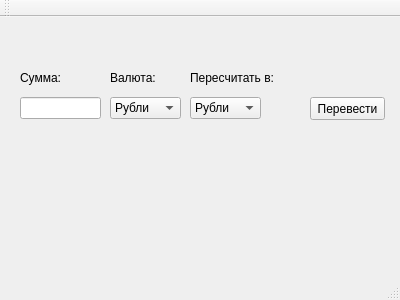
<?xml version="1.0" encoding="UTF-8"?>
<ui version="4.0">
 <class>MainWindow</class>
 <widget class="QMainWindow" name="MainWindow">
  <property name="geometry">
   <rect>
    <x>0</x>
    <y>0</y>
    <width>400</width>
    <height>300</height>
   </rect>
  </property>
  <property name="windowTitle">
   <string>Конвертер валют</string>
  </property>
  <widget class="QWidget" name="centralWidget">
   <widget class="QLabel" name="lbSUM">
    <property name="geometry">
     <rect>
      <x>20</x>
      <y>50</y>
      <width>61</width>
      <height>21</height>
     </rect>
    </property>
    <property name="text">
     <string>Сумма:</string>
    </property>
   </widget>
   <widget class="QLabel" name="lbRUB">
    <property name="geometry">
     <rect>
      <x>110</x>
      <y>50</y>
      <width>51</width>
      <height>21</height>
     </rect>
    </property>
    <property name="text">
     <string>Валюта:</string>
    </property>
   </widget>
   <widget class="QLabel" name="lbEURO">
    <property name="geometry">
     <rect>
      <x>190</x>
      <y>50</y>
      <width>91</width>
      <height>21</height>
     </rect>
    </property>
    <property name="text">
     <string>Пересчитать в:</string>
    </property>
   </widget>
   <widget class="QPushButton" name="btGO">
    <property name="geometry">
     <rect>
      <x>310</x>
      <y>80</y>
      <width>75</width>
      <height>23</height>
     </rect>
    </property>
    <property name="text">
     <string>Перевести</string>
    </property>
   </widget>
   <widget class="QComboBox" name="comboBoxRUB">
    <property name="geometry">
     <rect>
      <x>110</x>
      <y>80</y>
      <width>71</width>
      <height>22</height>
     </rect>
    </property>
    <item>
     <property name="text">
      <string>Рубли</string>
     </property>
    </item>
    <item>
     <property name="text">
      <string>Евро</string>
     </property>
    </item>
    <item>
     <property name="text">
      <string>Фунты</string>
     </property>
    </item>
    <item>
     <property name="text">
      <string>Доллары</string>
     </property>
    </item>
   </widget>
   <widget class="QComboBox" name="comboBoxEURO">
    <property name="geometry">
     <rect>
      <x>190</x>
      <y>80</y>
      <width>71</width>
      <height>22</height>
     </rect>
    </property>
    <property name="currentText">
     <string>Рубли</string>
    </property>
    <item>
     <property name="text">
      <string>Рубли</string>
     </property>
    </item>
    <item>
     <property name="text">
      <string>Евро</string>
     </property>
    </item>
    <item>
     <property name="text">
      <string>Фунты</string>
     </property>
    </item>
    <item>
     <property name="text">
      <string>Доллары</string>
     </property>
    </item>
   </widget>
   <widget class="QLabel" name="lbResult">
    <property name="geometry">
     <rect>
      <x>20</x>
      <y>140</y>
      <width>351</width>
      <height>41</height>
     </rect>
    </property>
    <property name="text">
     <string>&lt;html&gt;&lt;head/&gt;&lt;body&gt;&lt;p&gt;&lt;br/&gt;&lt;/p&gt;&lt;/body&gt;&lt;/html&gt;</string>
    </property>
   </widget>
   <widget class="QLineEdit" name="lineEditSUM">
    <property name="geometry">
     <rect>
      <x>20</x>
      <y>80</y>
      <width>81</width>
      <height>22</height>
     </rect>
    </property>
   </widget>
  </widget>
  <widget class="QMenuBar" name="menuBar">
   <property name="geometry">
    <rect>
     <x>0</x>
     <y>0</y>
     <width>400</width>
     <height>21</height>
    </rect>
   </property>
  </widget>
  <widget class="QToolBar" name="mainToolBar">
   <attribute name="toolBarArea">
    <enum>TopToolBarArea</enum>
   </attribute>
   <attribute name="toolBarBreak">
    <bool>false</bool>
   </attribute>
  </widget>
  <widget class="QStatusBar" name="statusBar"/>
 </widget>
 <layoutdefault spacing="6" margin="11"/>
 <resources/>
 <connections/>
</ui>
